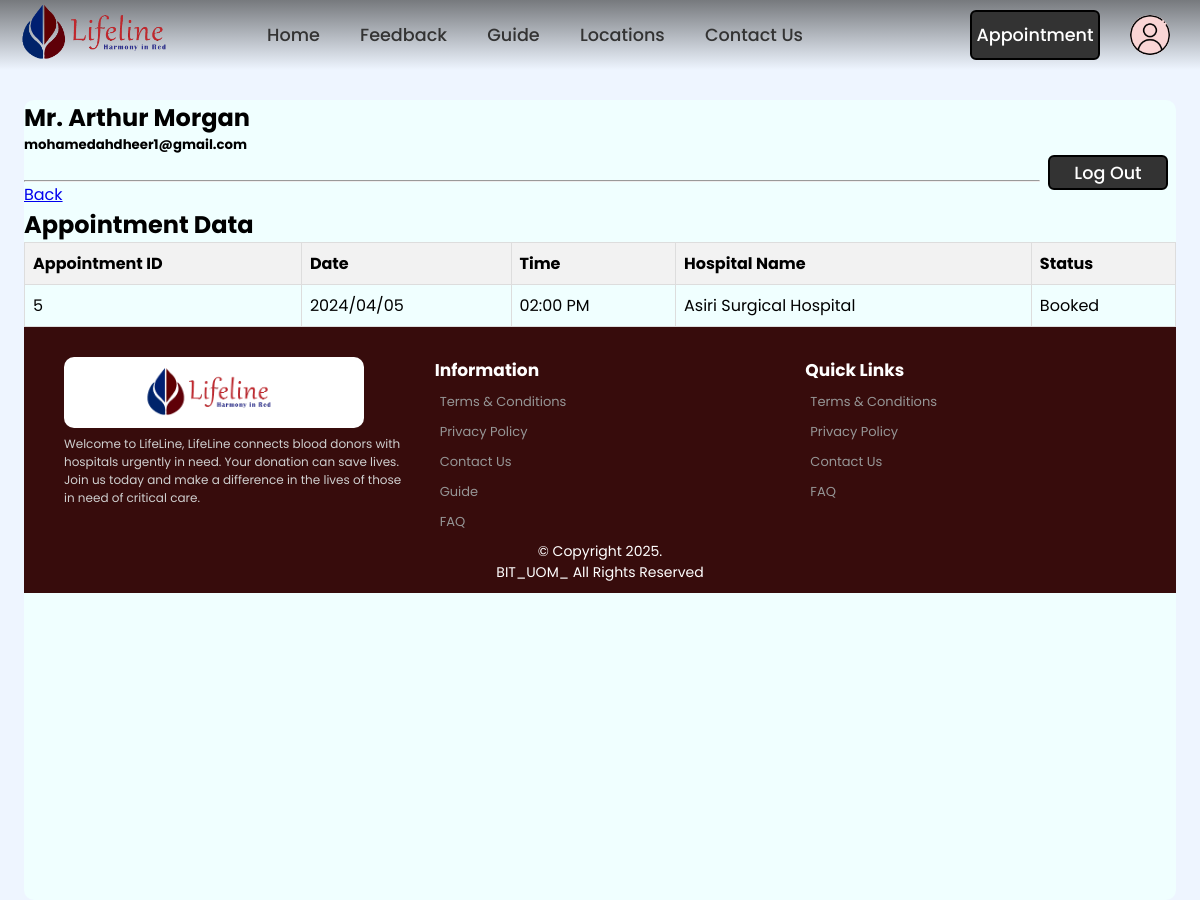
The app's page /donor_appointment_history.php (signed in) with its own data.
### tables this page shows
CREATE TABLE
    appointment (
        Appointment_id INT AUTO_INCREMENT NOT NULL,
        A_Donor_id INT NULL,
        A_Guest_id INT NULL,
        A_Date VARCHAR(20) NOT NULL,
        A_Time VARCHAR(20) NOT NULL,
        A_Meridiem VARCHAR(2) NOT NULL,
        A_Hospital_id INT NOT NULL,
        Status BOOLEAN NULL,
        CONSTRAINT Appointment_PK PRIMARY KEY (Appointment_id),
        CONSTRAINT Appointment_A_Doner_id_FK1 FOREIGN KEY (A_Donor_id) REFERENCES Donor (Donor_id),
        CONSTRAINT Appointment_A_Guest_id_FK2 FOREIGN KEY (A_Guest_id) REFERENCES Guest (Guest_id),
        CONSTRAINT Appointment_A_Hospital_id_FK3 FOREIGN KEY (A_Hospital_id) REFERENCES Hospital (Hospital_id),
        CONSTRAINT Donor_or_Guest CHECK (
            (
                A_Donor_id IS NOT NULL
                AND A_Guest_id IS NULL
            )
            OR (
                A_Donor_id IS NULL
                AND A_Guest_id IS NOT NULL
            )
        )
    );

CREATE TABLE
    hospital (
        Hospital_id INT AUTO_INCREMENT NOT NULL,
        H_Name VARCHAR(50) UNIQUE NOT NULL,
        Tel_no INT (10) NOT NULL,
        Email VARCHAR(100) UNIQUE NOT NULL,
        Line1 VARCHAR(200) NOT NULL,
        City VARCHAR(100) NOT NULL,
        Postal_Code VARCHAR(15) NOT NULL,
        Country VARCHAR(30) NOT NULL,
        H_Password VARCHAR(20) NOT NULL,
        Status BOOLEAN NULL,
        H_Admin_id INT NULL,
        CONSTRAINT Hospital_PK PRIMARY KEY (Hospital_id),
        CONSTRAINT H_Admin_id_FK1 FOREIGN KEY (H_Admin_id) REFERENCES Admin (Admin_id)
    );

### donor_appointment_history.php (the view, shortened to what this page needs)
<?php
require 'header.php';
require 'includes/dbh.inc.php';
$sql = "SELECT * ,
hospital.H_Name,
CONCAT(A_Time, ' ', A_meridiem) AS ATM
FROM appointment
LEFT JOIN hospital ON appointment.A_Hospital_id = hospital.Hospital_id
WHERE A_Donor_id = $_SESSION[userID]";
$result = $con->query($sql);
?>
<!DOCTYPE html>
<html lang="en">
<head>
</head>
<body>
  <main class="frame">
    <div class="sec1">
      <div class="row1">
        <?php
        echo "<h2 class=\"title\">" . $_SESSION['username'] . "</h2>";
        ?>
        <div>
          <?php echo "<h5 class=\"head\">" . $_SESSION['email'] . "</h5>"; ?>
        </div>
        <div class="but3">
          <button class="logout" name='logout' onclick="document.location='logout.php' ">Log Out</button>
        </div>
      </div>
    </div>
    <br />
    <hr />
    <a href="donor_panel.php">Back</a>
    <br>
  <h2>Appointment Data</h2>
  <table>
    <tr>
      <th>Appointment ID</th>
      <th>Date</th>
      <th>Time</th>
      <th>Hospital Name</th>
      <th>Status</th>
    </tr>
    <?php
    if ($result->num_rows > 0) {
      while($row = $result->fetch_assoc()) {
        echo "<tr>";
        echo "<td>" . $row["Appointment_id"] . "</td>";
        echo "<td>" . $row["A_Date"] . "</td>";
        echo "<td>" . $row["ATM"] . "</td>";
        echo "<td>" . $row["H_Name"] . "</td>";
        echo "<td>" . ($row["Status"] ? 'Booked' : 'Cancelled') . "</td>";
        echo "</tr>";
      }
    } else {
      echo "<tr><td colspan='8'>No appointments found</td></tr>";
    }
    ?>
  </table>
</body>
</html>
<?php
require 'footer.php';
?>

### css/index.css (style rules this page uses)
* { margin: 0; padding: 0; box-sizing: border-box; font-family: 'Poppins', sans-serif; }
body { justify-content: center; align-items: center; background-color:#EEF5FF; margin-top: 100px; min-height: 100vh; }

### donor_appointment_history.php (style rules this page uses)
table { border-collapse: collapse; width: 100%; }
th, td { border: 1px solid #ddd; padding: 8px; text-align: left; }
th { background-color: #f2f2f2; }
.editB,.logout { float:right; margin: 0 8px; width: 120px; height: 35px; border: 2px solid #000000; outline:none; border-radius: 6px; font-size: 1.1em; color: white; background-color: #333; font-weight: 500; transition: .5s; }
.editB,.logout { display: inline; }
.frame { background-color:azure; border-color: black; border: 2%; border-radius: 10px; width: 96%; height: 100%; padding: auto; margin:auto; z-index: 1; }

### records on screen
appointment: Appointment_id "5", A_Date "2024/04/05", ATM "02:00 PM", A_Hospital.H_Name "Asiri Surgical Hospital"

### other values on screen
$_SESSION['username'] "Mr. Arthur Morgan"
$_SESSION['email'] "mohamedahdheer1@gmail.com"
